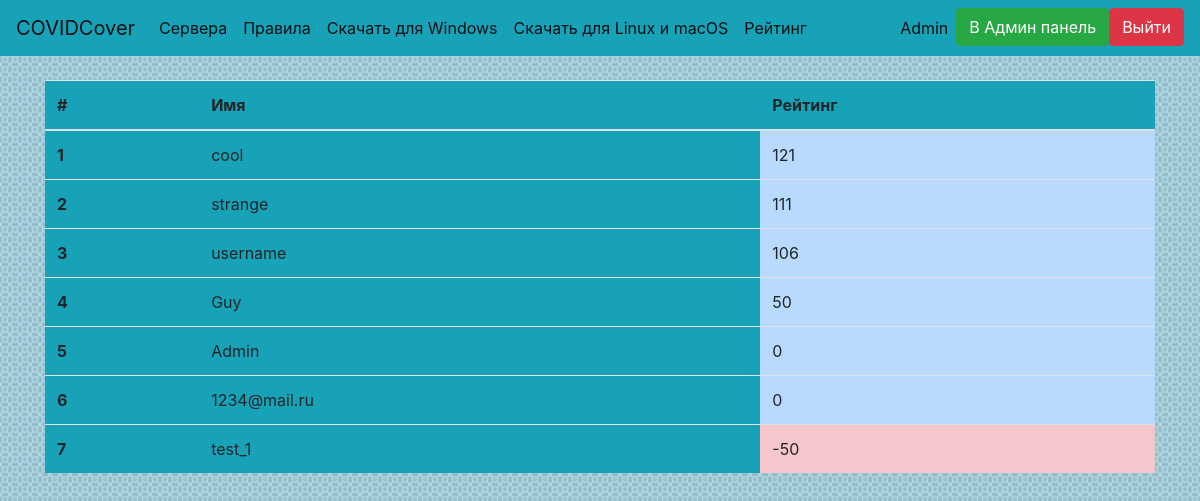
Page /get_leaderboard (signed in) on the earlier database version.
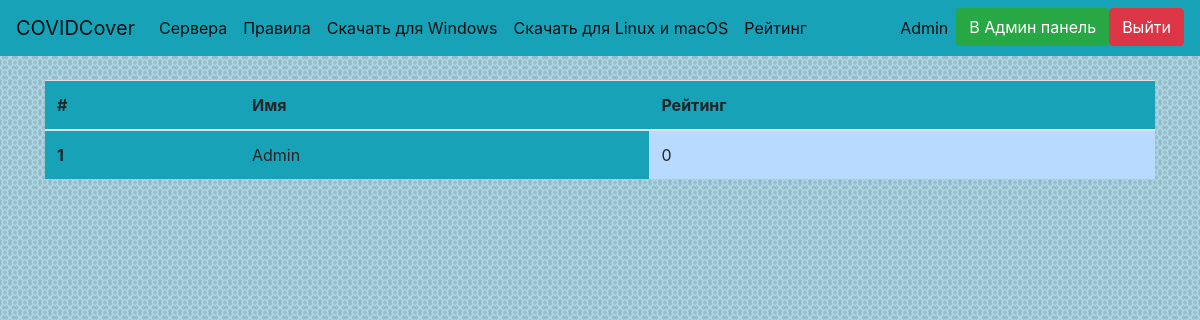
Same page on the later database version.
### website/data/user.py (models this page shows, shortened)
class User(SqlAlchemyBase, UserMixin, SerializerMixin):
    __tablename__ = 'users'
    id = Column(Integer, primary_key=True, autoincrement=True, unique=True)
    email = Column(String, unique=True)
    username = Column(String, unique=True)
    hashed_password = Column(String, unique=False)
    token = Column(String, default=lambda: str(uuid4()), unique=True)
    privilege = Column(Integer, ForeignKey('privileges.id'), default=2, unique=False)
    order = relation('Order', back_populates='user')
    privilege_obj = relation('Privilege')
    score = Column(Integer, default=0, unique=False)
    role = Column(String, unique=False, default='')

### website/main.py (the view)
@app.route('/get_leaderboard')
def get_leaderboard():
    if current_user.is_authenticated:
        session = create_session()
        users = session.query(User).order_by(User.score.desc())
        return render_template('leaderboard.html', title='Leaderboard', users=users)
    else:
        abort(404)

### website/data/db_session.py (called while the page is built)
def create_session():
    global __factory
    return __factory()

### website/main.py (called while the page is built)
@login_manager.user_loader
def load_user(user_id):
    session = create_session()
    return session.query(User).get(user_id)

### website/templates/leaderboard.html
{% extends 'base.html' %}
{% block body %}
<div>
    <table class="table bg-info">
        <thead>
            <tr>
                <th scope="col">#</th>
                <th scope="col">Имя</th>
                <th scope="col">Рейтинг</th>
            </tr>
        </thead>
    <tbody>
        {% for user in users %}
        <tr>
            <th scope="row">{{ loop.index }}</th>
            <td>{{ user.username }}</td>
            {% if user.score >= 0 %}
            <td class="table-primary">{{ user.score }}</td>
            {% else %}
            <td class="table-danger">{{ user.score }}</td>
            {% endif %}
        </tr>
        {% endfor %}
    </tbody>
    </table>
</div>
{% endblock %}

### website/templates/base.html (shortened to what this page needs)
<!DOCTYPE html>
<html lang="ru">
<head>
    <link rel="stylesheet" href="https://stackpath.bootstrapcdn.com/bootstrap/4.4.1/css/bootstrap.min.css">
    <link rel="stylesheet" href="/static/css/styles.css">
</head>
<body class="bg">
    <header>
<nav class="navbar navbar-expand-lg navbar-light bg-info">
  <a class="navbar-brand" href="/">COVIDCover</a>
  <div class="collapse navbar-collapse" id="navbarSupportedContent">
    <ul class="navbar-nav mr-auto">
            {% if current_user.is_authenticated %}
      <li class="nav-item active">
        <a class="nav-link" href="/monitor_servers">Сервера</a>
      </li>
        {% endif %}
<li class="nav-item active">
        <a class="nav-link" href="/rules" role="button">Правила</a>
      </li>
        <li class="nav-item active">
        <a class="nav-link" href="/static/installer.exe" role="button">Скачать для Windows</a>
      </li>
        <li class="nav-item active">
        <a class="nav-link" href="/static/installer.exe" role="button">Скачать для Linux и macOS</a>
      </li>
            {% if current_user.is_authenticated %}
        <li class="nav-item active">
        <a class="nav-link" href="/get_leaderboard" role="button">Рейтинг</a>
      </li>
        {% endif %}
    </ul>
    <ul class="navbar-nav">
    {% if current_user.is_authenticated %}
      <li class="nav-item active">
          <a class="nav-link disabled" href="/logout">{{ current_user.username }}</a>
      </li>
        {% if current_user.privilege == 1 %}
        <li class="nav-item active">
            <a class="btn btn-success" href="/admin">В Админ панель</a>
        </li>
        {% endif %}
        <li class="nav-item active">
          <a class="btn btn-danger" href="/logout">Выйти</a>
      </li>
          {% else %}
        <li class="nav-item">
            <a class="btn btn-primary " href="/register">Зарегистрироваться</a>
            <a class="btn btn-success" href="/login">Войти</a>
        </li>
    {% endif %}
    </ul>
  </div>
</nav>
    </header>
    <div>
    <main role="main" class="container">
        <br>
        {% block body %}{% endblock %}
    </main>
    </div>
</body>
</html>

### website/static/css/styles.css (style rules this page uses)
.bg { background-image: url("/static/img/fon.png"); background-position: center; background-repeat: repeat; }

Differences in the rows shown:
removed User: username "cool", score "121"
removed User: username "strange", score "111"
removed User: username "username", score "106"
removed User: username "Guy", score "50"
removed User: username "1234@mail.ru", score "0"
removed User: username "test_1", score "-50"
